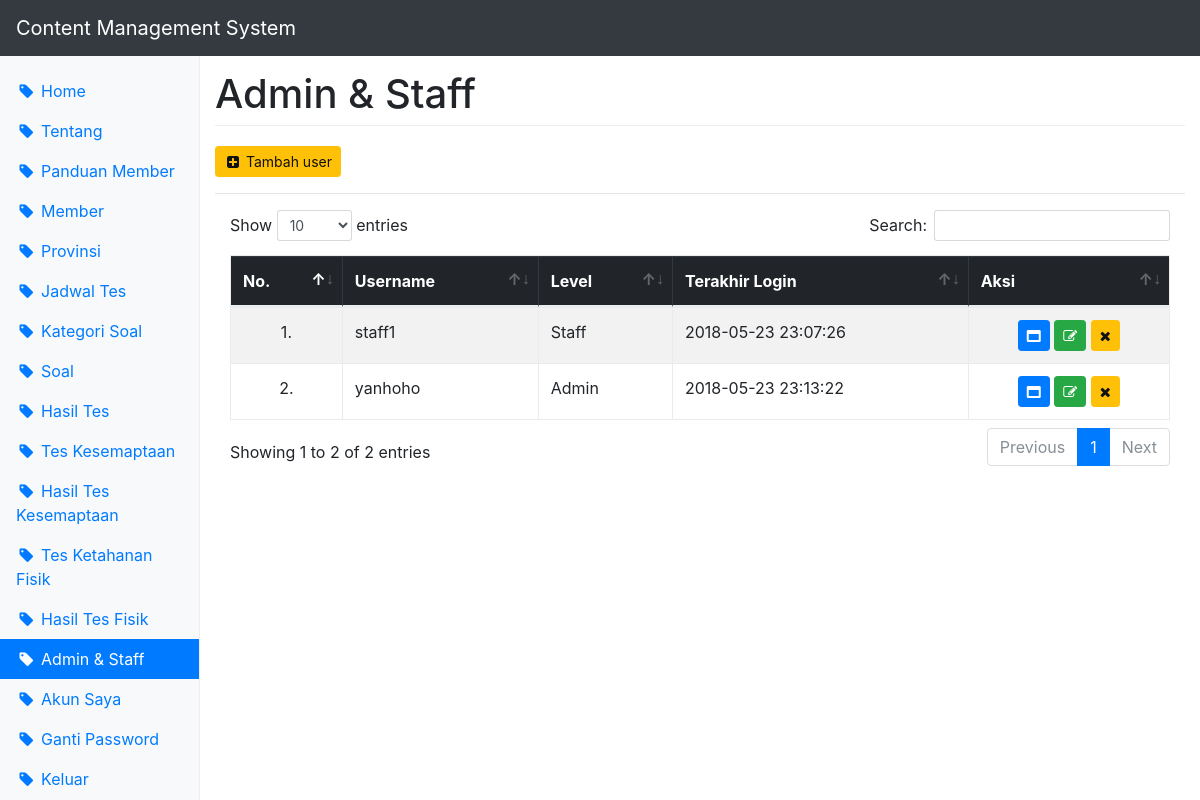
Screenshot of /cms/?page=user (signed in) with the database file from the repository.
### tables this page shows
CREATE TABLE `user` (
  `id_user` int(11) NOT NULL,
  `username` varchar(20) NOT NULL,
  `password` varchar(32) NOT NULL,
  `level` enum('Admin','Staff') NOT NULL,
  `nama_lengkap` varchar(50) NOT NULL,
  `email` varchar(50) NOT NULL,
  `tlp` varchar(20) NOT NULL,
  `last_login` datetime NOT NULL
);

### cms/user_show.php (the view)
<?php echo '<div><a href="?page='.$page.'&act=add" class="btn btn-sm btn-warning" title="Tambah user"><span class="fa fa-plus-square fa-fw"></span> Tambah user</a></div>'; ?>
<hr>
<table id="datatable" class="table table-responsive table-striped table-bordered table-hover" width="100%" cellspacing="0">
	<thead class="table-inverse">
		<tr>
			<th>No.</th>
			<th>Username</th>
			<th>Level</th>
			<th>Terakhir Login</th>
			<th>Aksi</th>
		</tr>
	</thead>
	<tbody>
	<?php
		$no = 1;
		$sql = "select * from user where id_user <> '{$_SESSION['id_user']}'";
		$query = $db->query($sql);
		while($data = $query->fetch_assoc()){
			echo '<tr>
				<td class="text-center">'.$no.'.</td>
				<td>'.$data['username'].'</td>
				<td>'.$data['level'].'</td>
				<td>'.$data['last_login'].'</td>
				<td class="text-center">
					<a href="?page='.$page.'&act=detail&id_user='.$data['id_user'].'" class="btn btn-sm btn-primary" title="Detail user"><span class="fa fa-window-maximize"></span></a>
					<a href="?page='.$page.'&act=edit&id_user='.$data['id_user'].'" class="btn btn-sm btn-success" title="Edit user"><span class="fa fa-edit"></span></a>
					<a href="?page='.$page.'&act=delete&id_user='.$data['id_user'].'" class="btn btn-sm btn-warning" title="Hapus user" onclick="return confirm(\'Anda yakin ingin menghapus user ini?\nSoal-soal yang terkait dengan user ini akan ikut terhapus\nData yang sudah dihapus tidak dapat dikembalikan\')"><span class="fa fa-remove"></span></a>
				</td>
			</tr>';
			$no++;
		}
	?>
	</tbody>
</table>

### css/dashboard.css (style rules this page uses)
body { padding-top: 3.5rem; }

### rows the page displays
user: username "staff1", level "Staff", last_login "2018-05-23 23:07:26"
user: username "yanhoho", level "Admin", last_login "2018-05-23 23:13:22"

### other values shown
$menu "Home"
$menu "Tentang"
$menu "Panduan Member"
$menu "Member"
$menu "Provinsi"
$menu "Jadwal Tes"
$menu "Kategori Soal"
$menu "Soal"
$menu "Hasil Tes"
$menu "Tes Kesemaptaan"
$menu "Hasil Tes Kesemaptaan"
$menu "Tes Ketahanan Fisik"
$menu "Hasil Tes Fisik"
$menu "Admin & Staff"
$menu "Akun Saya"
